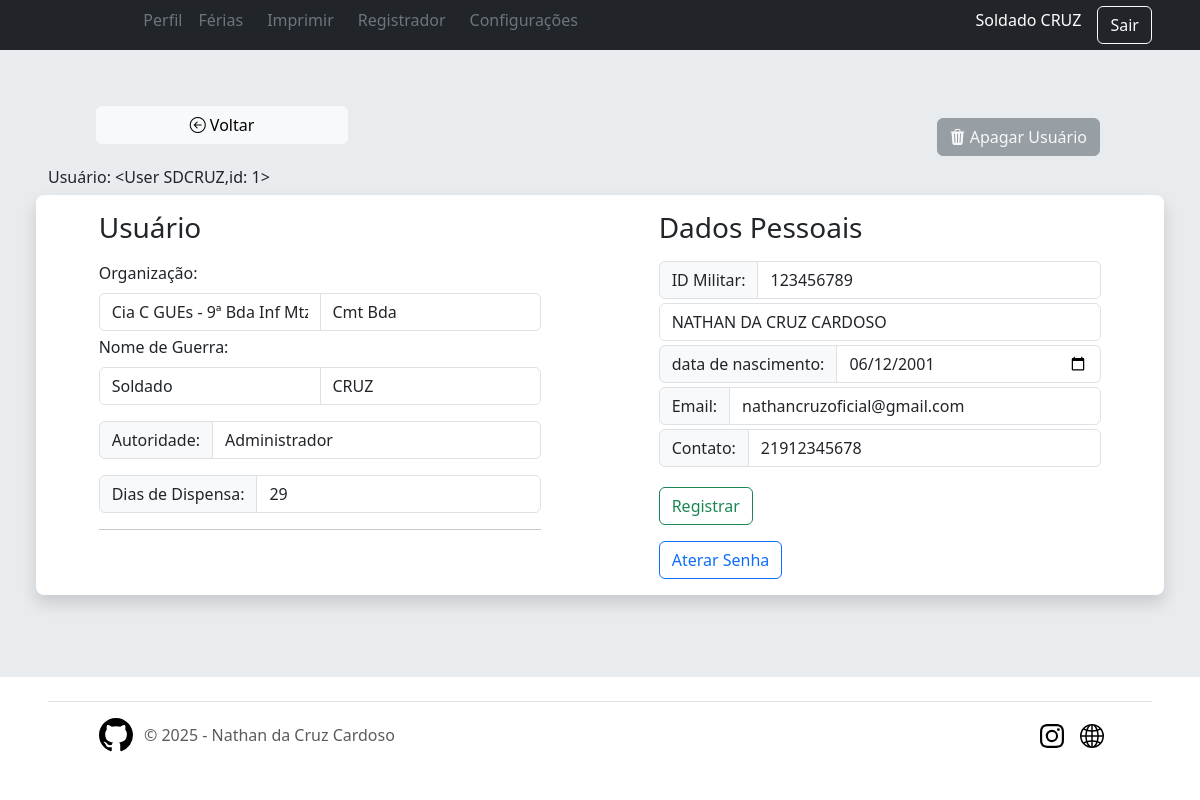
/user/edit/1 (signed in), run on an earlier commit of the app's database.
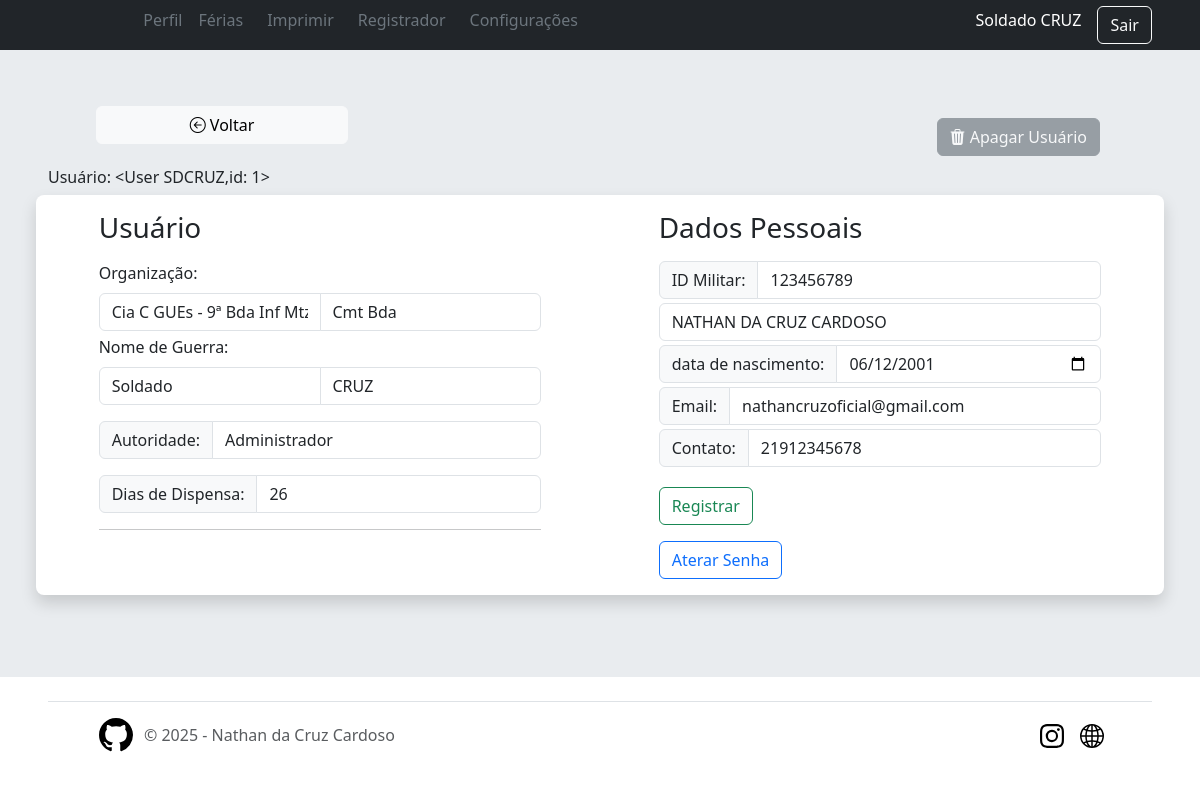
And on a later commit of the database.
### app/models/tables.py (models this page shows, shortened)
class User(db.Model, UserMixin):
    __tablename__ = "users"
    id = db.Column(db.Integer, primary_key=True, nullable=False)
    username = db.Column(db.String(30), nullable=False)
    password = db.Column(db.String(255), nullable=False)  # Aumentando o tamanho para suporte a hash
    military_id = db.Column(db.String(30), unique=True, nullable=False)
    nome_completo = db.Column(db.String(30), unique=True, nullable=False)
    nome_guerra = db.Column(db.String(30), nullable=False)
    data_nascimento = db.Column(db.Date, nullable=False)
    nivel = db.Column(db.Integer, nullable=False, default=0)
    dias_disp = db.Column(db.Integer, nullable=False)
    email = db.Column(db.String(30), unique=True, nullable=False)
    telefone = db.Column(db.String(30), unique=True, nullable=False)
    fg_secao_id = db.Column(db.Integer, db.ForeignKey('secoes.id'), nullable=False)
    fg_organization_id = db.Column(db.Integer, db.ForeignKey('organizacoes.id'), nullable=False)
    fg_patente_id = db.Column(db.Integer, db.ForeignKey('patentes.id'), nullable=False)
    patente = db.relationship("Patente",  back_populates='users')
    organizacao = db.relationship("Organizacao",  back_populates='users')
    secao = db.relationship("Secao",  back_populates='users')
    ferias = db.relationship("Vacation",  back_populates='user')
    def __repr__(self):
        return f"<User {self.username},id: {self.id}>"

### app/routes/user.py (the view)
@user_bp.route('/edit/<int:user_id>', methods=['GET','POST'])
@required_level(3)
def edit(user_id):
    user_atual = User.query.filter_by(id=user_id).first()  # Pegue o usuário do registro
    form = UpdateForm(obj = user_atual)
    if form.validate_on_submit():
        db_mannager.update_user(user_atual,form)
        return redirect(url_for("user.edit", user_id=user_id))
    return render_template('user/editor_user.html', user_atual=user_atual, form=form)

### app/controllers/home.py (called while the page is built)
@lm.user_loader
def load_user(user_id):
    return User.query.get(int(user_id))

### app/routes/user.py (called while the page is built)
@user_bp.before_request
@login_required
def require_login():
    pass

### app/templates/user/editor_user.html (shortened to what the changed rows need)
{% extends 'layouts/base.html' %}
{% block head %}
    <link href="{{ url_for('static', filename = 'css/sign-in.css')}}" rel="stylesheet" >
{% endblock %}
{% block content %}
<div class="row" >
  <h6>Usuário: {{ user_atual }}</h6>
  <div class="col-12 p-3 bg-white rounded-3 shadow">
    <form action="{{ url_for('user.edit',user_id=user_atual.id) }}" method="POST">
    <div class="row-cols-1 row justify-content-around">
      <div class="col-5">
         <h1 class="h3 mb-3 fw-normal}">Usuário</h1>
        <div class="input-group mb-1">
        {{ form.fg_organization_id(class="form-control", disabled=(current_user.nivel != 3), _name="fg_organization_id ", id="fg_organization_id", placeholder="OM") }}
        {{ form.fg_secao_id(class="form-control", _name="fg_secao_id", disabled=(current_user.nivel != 3), id="fg_secao_id", placeholder="Seção") }}
        </div>
        <div class="mb-1">
          <div class="input-group mb-1 ">
            {{ form.fg_patente_id(class="form-control",disabled=(current_user.nivel != 3), _name="fg_patente_id", id="fg_patente_id", placeholder="p/g") }}
            {{ form.nome_guerra(class="form-control  text-uppercase",disabled=(current_user.nivel != 3),_name="nome_guerra", id="nome_guerra", placeholder="Nome de Guerra") }}
          </div>
        </div>
        <div class="input-group mt-3 mb-1">
          <label class="input-group-text"  for="nivel">Autoridade:</label>
          {{ form.nivel(class="form-control",disabled=(current_user.nivel != 3), _name="nivel", id="nivel", placeholder="senha") }}
        </div>
        <div class="input-group mt-3 mb-1">
          <label class="input-group-text"  for="dias_disp">Dias de Dispensa:</label>
          {{ form.dias_disp(class="form-control",disabled=(current_user.nivel != 3), _name="dias_disp", id="dias_disp", placeholder="dias_disp") }}
        </div>
      </div>
        <div class="col-5">
        <h1 class="h3 mb-3 fw-normal">Dados Pessoais</h1>
        <div class="input-group mb-1">
        <label class="input-group-text" for="Data de Nascimento">ID Militar:</label>
        {{ form.military_id(class="form-control",disabled=(current_user.nivel != 3), _name="military_id", id="military_id", placeholder="Identidade Militar") }}
        </div>
        {{ form.nome_completo(class="mb-1 form-control text-uppercase",disabled=(current_user.nivel != 3), _name="nome_completo", id="nome_completo", placeholder="Nome Completo") }}
        <div class="input-group mb-1">
          <label class="input-group-text" for="Data de Nascimento">{{ form.data_nascimento.label }}:</label>
        {{ form.data_nascimento(class="form-control", disabled=(current_user.nivel != 3), _name="data_nascimento", id="data_nascimento", placeholder="senha") }}
        </div>
        <div class="input-group mb-1">
          <label class="input-group-text" for="email">Email:</label>
          {{ form.email(class="form-control text-lowercase", _name="email", id="email", placeholder="@email.com") }}
        </div>
        <div class="input-group mb-1">
          <label class="input-group-text" for="telefone">Contato:</label>
          {{ form.telefone(class="form-control", _name="telefone", id="telefone", placeholder="21912345678") }}
        </div>
        <div class="">
          {{ form.submit(class="btn btn-outline-success my-3") }}
        </div>
        <a href="{{ url_for('user.nova_senha',user_id=user_atual.id )}}" class="btn btn-outline-primary">Aterar Senha</a>
        </form>
      </div>
  </div>
  </div>
{% endblock %}

What changed in the data, as far as the page shows it:
changed User "<User SDCRUZ,id: 1>": dias_disp "29" → "26"
